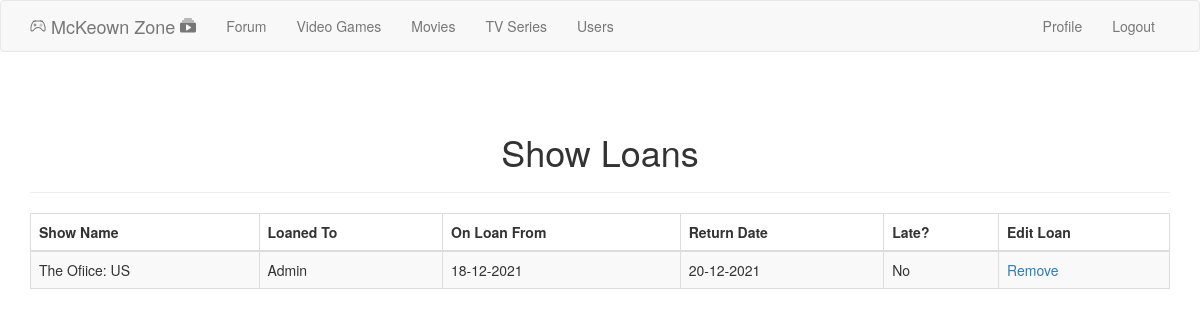
/admin/showloans (signed in), run on the app's committed database.
### app/models.py (models this page shows, shortened)
class ShowBooking(db.Model):
    bookingid = db.Column(db.Integer, primary_key=True, autoincrement=True)
    userid = db.Column(db.Integer, db.ForeignKey('user.id'))
    showid = db.Column(db.Integer, db.ForeignKey('show.id'))
    fromdate = db.Column(db.DateTime)
    todate = db.Column(db.DateTime)
    req_date = db.Column(db.DateTime)

class Show(UserMixin, db.Model):
	id = db.Column(db.Integer, primary_key=True)
	name = db.Column(db.String(50))
	description = db.Column(db.String(250))
	release_year = db.Column(db.Integer)
	rating = db.Column(db.Integer)
	loan_status = db.Column(db.String(150))
	last_update = db.Column(db.DateTime, default=datetime.utcnow)
	requested_show = db.relationship(
 		'Show',
	secondary=show_requests,
	primaryjoin=(show_requests.c.requester_id == id),
	secondaryjoin=(show_requests.c.requested_id == id),
	backref=db.backref('requesters', lazy='dynamic'),
	lazy='dynamic')

class User(UserMixin, db.Model):
	id = db.Column(db.Integer, primary_key=True)
	username = db.Column(db.String(64), index=True, unique=True)
	first_name = db.Column(db.String(64))
	last_name = db.Column(db.String(64))
	email = db.Column(db.String(120), index=True, unique=True)
	password_hash = db.Column(db.String(128))
	posts = db.relationship('Post', backref='author', lazy='dynamic')
	about_me = db.Column(db.String(140))
	last_seen = db.Column(db.DateTime, default= datetime.utcnow)
	Address_id = db.Column(db.Integer, db.ForeignKey('address.id', ondelete='CASCADE'))
	is_admin = db.Column(db.Boolean, default=False)
	followed = db.relationship(
		'User',
		secondary=followers,
		primaryjoin = (followers.c.follower_id == id),
		secondaryjoin = (followers.c.followed_id == id),
		backref= db.backref('followers', lazy='dynamic'),
		lazy='dynamic')

### app/routes.py (the view)
@app.route('/admin/showloans')
@login_required
def show_loans():
	check_admin()
	loans = ShowBooking.query.all()
	return render_template ('showloan.html', loans=loans, show=Show(), user=User(), datetime=datetime, title= "Loans")

### app/models.py (called while the page is built)
@login.user_loader
def load_user(id):
	return User.query.get(int(id));

### app/routes.py (called while the page is built)
@app.before_request
def before_request():
	if current_user.is_authenticated:
		current_user.last_seen = datetime.utcnow()
		db.session.commit()

def check_admin():
	if not current_user.is_admin:
		abort(403)

### app/templates/showloan.html (shortened to what this page needs)
{% import "bootstrap/utils.html" as utils %}
{% extends "base.html" %}
{% block app_content %}
<div class="content-section">
  <div class="outer">
    <div class="middle">
      <div class="inner">
        <br/>
        <br/>
        <h1 style="text-align:center;">Show Loans</h1>
        {% if loans %}
          <hr class="intro-divider">
          <div class="center">
              <table class="table table-hover table-striped table-bordered">
              <thead>
                <tr class="table-info">
                  <th scope="col"> Show Name </th> </div>
                  <th scope="col"> Loaned To </th>
                  <th scope="col"> On Loan From </th>
                  <th scope="col"> Return Date </th>
                  <th scope="col"> Late? </th>
                  <th scope="col"> Edit Loan </th>
              <tbody>
              {% for loan in loans %}
              <tr>
                <td> {{ show.query.filter_by(id=loan.showid).first().name }} </td>
                <td> {{ user.query.filter_by(id=loan.userid).first().username }} </td>
                <td> {{ loan.fromdate.strftime('%d-%m-%Y') }} </td>
                <td> {{ loan.todate.strftime('%d-%m-%Y') }} </td>
                <td>
                  {% if loan.todate < datetime.utcnow() %}
                  Late
                  {% else %}
                  No
                  {% endif %}
                </td>
                <td>
                  <a href="{{ url_for('removeshowloan', id=loan.bookingid) }}">
                     Remove
                  </a>
                </td>
                </tr>
              {% endfor %}
              </tbody>
          </div>
        {% else %}
          <div style="text-align: center">
            <h3> No TV Shows are currently on Loan. </h3>
            <hr class="intro-divider">
        {% endif %}
      </div>
    </div>
  </div>
</div>
{% endblock %}

### data on the page
ShowBooking: query.filter_by "The Ofiice: US", query.filter_by "Admin", fromdate "18-12-2021", todate "20-12-2021", shows "No"
